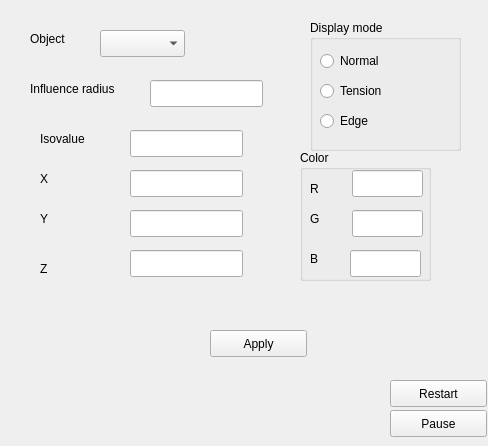
<?xml version="1.0" encoding="UTF-8"?>
<ui version="4.0">
 <class>QControlsWidgetClass</class>
 <widget class="QWidget" name="QControlsWidgetClass">
  <property name="geometry">
   <rect>
    <x>0</x>
    <y>0</y>
    <width>488</width>
    <height>446</height>
   </rect>
  </property>
  <property name="windowTitle">
   <string>QControlsWidget</string>
  </property>
  <widget class="QComboBox" name="comboBox">
   <property name="geometry">
    <rect>
     <x>100</x>
     <y>30</y>
     <width>85</width>
     <height>27</height>
    </rect>
   </property>
  </widget>
  <widget class="QLineEdit" name="radiusLineEdit">
   <property name="geometry">
    <rect>
     <x>150</x>
     <y>80</y>
     <width>113</width>
     <height>27</height>
    </rect>
   </property>
  </widget>
  <widget class="QLabel" name="radiusLabel">
   <property name="geometry">
    <rect>
     <x>30</x>
     <y>80</y>
     <width>111</width>
     <height>17</height>
    </rect>
   </property>
   <property name="text">
    <string>Influence radius</string>
   </property>
  </widget>
  <widget class="QLabel" name="isovalueLabel">
   <property name="geometry">
    <rect>
     <x>40</x>
     <y>130</y>
     <width>67</width>
     <height>17</height>
    </rect>
   </property>
   <property name="text">
    <string>Isovalue</string>
   </property>
  </widget>
  <widget class="QLabel" name="xLabel">
   <property name="geometry">
    <rect>
     <x>40</x>
     <y>170</y>
     <width>67</width>
     <height>17</height>
    </rect>
   </property>
   <property name="text">
    <string>X</string>
   </property>
  </widget>
  <widget class="QLineEdit" name="isovalueLineEdit">
   <property name="geometry">
    <rect>
     <x>130</x>
     <y>130</y>
     <width>113</width>
     <height>27</height>
    </rect>
   </property>
  </widget>
  <widget class="QLineEdit" name="xLineEdit">
   <property name="geometry">
    <rect>
     <x>130</x>
     <y>170</y>
     <width>113</width>
     <height>27</height>
    </rect>
   </property>
  </widget>
  <widget class="QLabel" name="objectLabel">
   <property name="geometry">
    <rect>
     <x>30</x>
     <y>30</y>
     <width>67</width>
     <height>17</height>
    </rect>
   </property>
   <property name="text">
    <string>Object</string>
   </property>
  </widget>
  <widget class="QPushButton" name="applyPushButton">
   <property name="geometry">
    <rect>
     <x>210</x>
     <y>330</y>
     <width>97</width>
     <height>27</height>
    </rect>
   </property>
   <property name="text">
    <string>Apply</string>
   </property>
  </widget>
  <widget class="QLineEdit" name="yLineEdit">
   <property name="geometry">
    <rect>
     <x>130</x>
     <y>210</y>
     <width>113</width>
     <height>27</height>
    </rect>
   </property>
  </widget>
  <widget class="QLineEdit" name="zLineEdit">
   <property name="geometry">
    <rect>
     <x>130</x>
     <y>250</y>
     <width>113</width>
     <height>27</height>
    </rect>
   </property>
  </widget>
  <widget class="QLabel" name="yLabel">
   <property name="geometry">
    <rect>
     <x>40</x>
     <y>210</y>
     <width>67</width>
     <height>17</height>
    </rect>
   </property>
   <property name="text">
    <string>Y</string>
   </property>
  </widget>
  <widget class="QLabel" name="zLabel">
   <property name="geometry">
    <rect>
     <x>40</x>
     <y>260</y>
     <width>67</width>
     <height>17</height>
    </rect>
   </property>
   <property name="text">
    <string>Z</string>
   </property>
  </widget>
  <widget class="QGroupBox" name="modeSelectGroup">
   <property name="geometry">
    <rect>
     <x>310</x>
     <y>20</y>
     <width>151</width>
     <height>131</height>
    </rect>
   </property>
   <property name="title">
    <string>Display mode</string>
   </property>
   <widget class="QRadioButton" name="normalModeRadioButton">
    <property name="geometry">
     <rect>
      <x>10</x>
      <y>30</y>
      <width>114</width>
      <height>22</height>
     </rect>
    </property>
    <property name="text">
     <string>Normal</string>
    </property>
   </widget>
   <widget class="QRadioButton" name="tensionModeRadioButton">
    <property name="geometry">
     <rect>
      <x>10</x>
      <y>60</y>
      <width>114</width>
      <height>22</height>
     </rect>
    </property>
    <property name="text">
     <string>Tension</string>
    </property>
   </widget>
   <widget class="QRadioButton" name="edgeModeRadioButton">
    <property name="geometry">
     <rect>
      <x>10</x>
      <y>90</y>
      <width>114</width>
      <height>22</height>
     </rect>
    </property>
    <property name="text">
     <string>Edge</string>
    </property>
   </widget>
  </widget>
  <widget class="QGroupBox" name="colorGroupBox">
   <property name="geometry">
    <rect>
     <x>300</x>
     <y>150</y>
     <width>131</width>
     <height>131</height>
    </rect>
   </property>
   <property name="title">
    <string>Color</string>
   </property>
   <widget class="QLineEdit" name="rLineEdit">
    <property name="geometry">
     <rect>
      <x>52</x>
      <y>20</y>
      <width>71</width>
      <height>27</height>
     </rect>
    </property>
   </widget>
   <widget class="QLineEdit" name="gLineEdit">
    <property name="geometry">
     <rect>
      <x>52</x>
      <y>60</y>
      <width>71</width>
      <height>27</height>
     </rect>
    </property>
   </widget>
   <widget class="QLineEdit" name="bLineEdit">
    <property name="geometry">
     <rect>
      <x>50</x>
      <y>100</y>
      <width>71</width>
      <height>27</height>
     </rect>
    </property>
   </widget>
   <widget class="QLabel" name="rLabel">
    <property name="geometry">
     <rect>
      <x>10</x>
      <y>30</y>
      <width>67</width>
      <height>17</height>
     </rect>
    </property>
    <property name="text">
     <string>R</string>
    </property>
   </widget>
   <widget class="QLabel" name="gLabel">
    <property name="geometry">
     <rect>
      <x>10</x>
      <y>60</y>
      <width>67</width>
      <height>17</height>
     </rect>
    </property>
    <property name="text">
     <string>G</string>
    </property>
   </widget>
   <widget class="QLabel" name="bLabel">
    <property name="geometry">
     <rect>
      <x>10</x>
      <y>100</y>
      <width>67</width>
      <height>17</height>
     </rect>
    </property>
    <property name="text">
     <string>B</string>
    </property>
   </widget>
  </widget>
  <widget class="QPushButton" name="btnRestart">
   <property name="geometry">
    <rect>
     <x>390</x>
     <y>380</y>
     <width>97</width>
     <height>27</height>
    </rect>
   </property>
   <property name="text">
    <string>Restart</string>
   </property>
  </widget>
  <widget class="QPushButton" name="btnPause">
   <property name="geometry">
    <rect>
     <x>390</x>
     <y>410</y>
     <width>97</width>
     <height>27</height>
    </rect>
   </property>
   <property name="text">
    <string>Pause</string>
   </property>
  </widget>
 </widget>
 <layoutdefault spacing="6" margin="11"/>
 <resources/>
 <connections/>
</ui>
